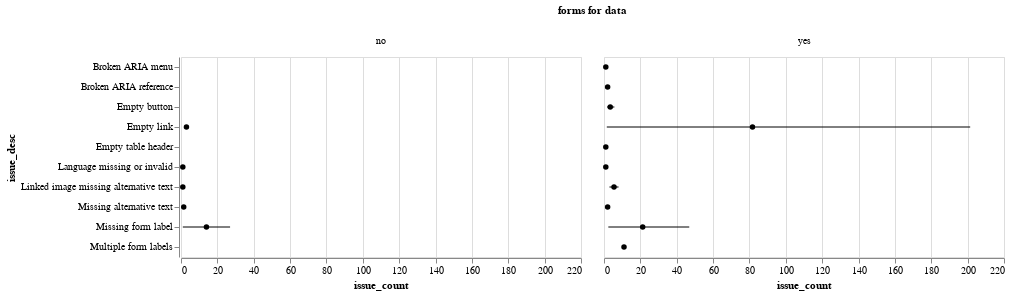

The code cell stored with this chart in its notebook:
### Code cell
base = alt.Chart(df[df.issue_type == 'error']).mark_point(color='black', filled=True).encode(
    y='issue_desc:N',
    x=alt.X('mean(issue_count):Q')
)
err = base.mark_errorbar(extent='ci').encode(
    x=alt.X('mean(issue_count):Q')
)
(base + err).facet(column=alt.Column('forms for data:N'))
